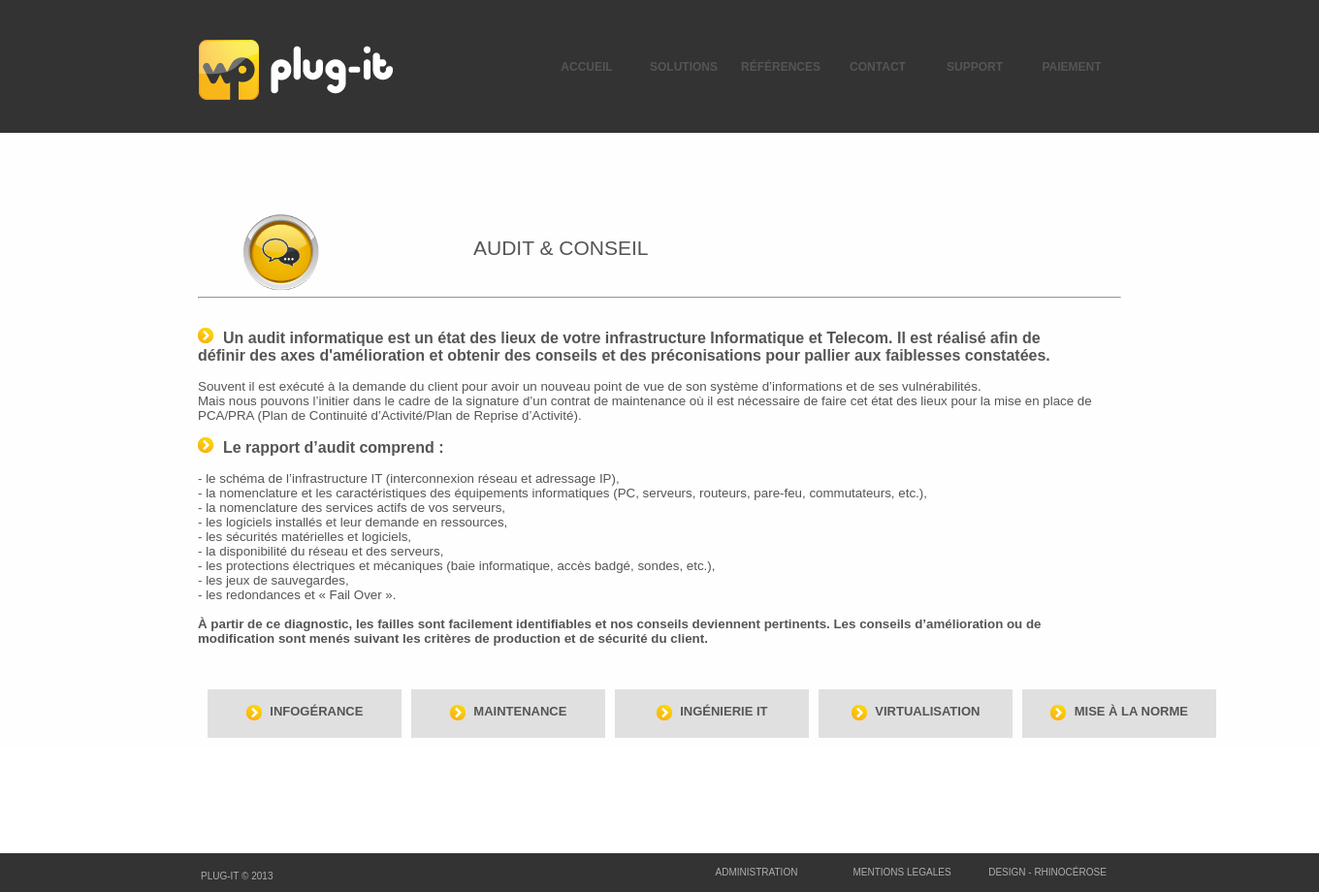
/index.php?page=services&mode=viewone&id=4, run on the app's committed database.
### tables this page shows
CREATE TABLE IF NOT EXISTS `menu` (
  `id` int(11) NOT NULL AUTO_INCREMENT,
  `interne` tinyint(1) NOT NULL,
  `active` tinyint(1) NOT NULL,
  `nom` varchar(50) NOT NULL,
  `baseName` varchar(50) NOT NULL,
  `position` int(11) NOT NULL,
  `lien` varchar(255) NOT NULL,
  `meta` text NOT NULL,
  PRIMARY KEY (`id`)
);

CREATE TABLE IF NOT EXISTS `services` (
  `id` int(11) NOT NULL AUTO_INCREMENT,
  `titre` varchar(100) NOT NULL,
  `corps` text NOT NULL,
  `image` varchar(100) NOT NULL,
  `subtitre` varchar(50) NOT NULL,
  `date` timestamp NOT NULL DEFAULT CURRENT_TIMESTAMP,
  `ordre` int(11) NOT NULL,
  PRIMARY KEY (`id`)
);

### Include/common/Banniere.php (the view, shortened to what this page needs)
<div style="overflow:hidden;">
	<div style="margin-left:auto; width:950px; margin-right:auto"><a href="index.php?page=accueil"><img src="images/logotype_plug_it.png" style="position:absolute; float:left; bottom:25%; "/></a>
	<table style="position:relative; float:right; margin-left:10px;" height="137px" class="menu" cellspacing="0">
		<tr>
		<?php
		$rq = mysql_query("SELECT * FROM menu ORDER BY position")or die('Erreur SQL !<br />'.mysql_error());
		while($ar=mysql_fetch_array($rq))
		{
			if($ar['active'] == true)
			{
				echo '
				<td onclick="location.href=\''.$ar['lien'].'\'"';
					if($ar['interne'] and $_GET['page'] == $ar['baseName'])
						echo 'class="menu_selected"';
					else
						echo 'class="menu_unselected"';
				echo '>'.$ar['nom'].'</td>';
			}
		}
		?>
		</tr>
	</table></div>
</div>

### Include/invite/services.php (shortened to what this page needs)
<?php
	switch($_GET['mode'])
	{
		case 'viewone':
			if(isset($_GET['id']))
			{
				$retour = mysql_query("SELECT count(id) as cpt FROM services WHERE id='".$_GET["id"]."'")or die('Erreur SQL !<br />'.mysql_error());
				$donnees = mysql_fetch_array($retour);
				if($donnees['cpt'] == 1)
				{
					$retour = mysql_query("SELECT * FROM services WHERE id='".$_GET['id']."'") or die('Erreur SQL !<br />'.mysql_error());
					$donnees = mysql_fetch_array($retour);
					echo '<div style="margin:auto;width:70%;">
						<table>
							<tr>
								<td><img src="'.$donnees['image'].'" style="width:60%;"/></td>
								<td><h2>'.$donnees['titre'].'</h2></td>
							</tr>
						</table>
						<hr/>
						<br/>
						'.nl2br($donnees['corps']).'
						</div>';
					$retour = mysql_query("SELECT * FROM services WHERE id<>'".$_GET['id']."' ORDER BY ordre LIMIT 10")or die('Erreur SQL !<br />'.mysql_error());
					$i=1;
					echo'<div style="margin:auto;width:70%;margin-top:20px;">
					<table cellspacing="10">';
					while ($donnees = mysql_fetch_array($retour))
						{
							if($i == 1)
								echo '<tr>';
							echo '<td>
							<div class="blocklink" onclick="location.href=\'index.php?page=services&mode=viewone&id='.$donnees['id'].'\'">
								<p style="text-align:center;position:relative;top:30%;">
									<img src="images/fleche.png" style="vertical-align:middle;"/> <span style="font-size:13px;font-weight:bold;margin-left:5px;text-transform:uppercase;">'.$donnees['subtitre'].'</span>
								</p>
							</div></td>';
							$i++;
							if($i > 5)
							{
								$i=1;
								echo '</tr>';
							}
						}
					echo '</table>
				</div>';
				}
				else
					echo '<p>Erreur</p>';
			}
			else
				echo '<p>Erreur</p>';
		break;
	}

### css/styles.css (style rules this page uses)
* { padding: 0px; margin: 0px; outline: none; }

### styles/index.css (style rules this page uses)
.menu td { width:100px; text-align:center; cursor: pointer; font-weight:bold; text-transform:uppercase; font-size: 12px; }
.blocklink { width:200px; height: 50px; background-color:#e0e0e0; cursor: pointer; }
.titre { font-size:120%; font-weight:bold; }
h2,h3 { text-align: center; font-weight: normal; font-size:21px; line-height:21px; text-transform:uppercase; }
body { color:#555555; font-size:10pt; font-family: Arial,Helvetica,sans-serif; padding:0; margin: 0; }
html { margin:0; }

### data on the page
menu: nom "ACCUEIL"
menu: nom "SOLUTIONS"
menu: nom "RÉFÉRENCES"
menu: nom "CONTACT"
menu: nom "SUPPORT"
menu: nom "PAIEMENT"
services: image (picture), titre "AUDIT & CONSEIL", corps (picture), corps "Un audit informatique est un état des lieux de votre infrastructure Informatique et Telecom. Il est réalisé afin de définir des axes d'amélioration et obtenir des conseils et des préconisations pour pallier aux faiblesses constatées. Souvent il est exécuté à la demande du client pour avoir un nouveau point de vue de son système d’informations et de ses vulnérabilités. Mais nous pouvons l’initier dans le cadre de la signature d’un contrat de maintenance où il est nécessaire de faire cet état des lieux pour la mise en place de PCA/PRA (Plan de Continuité d’Activité/Plan de Reprise d’Activité). Le rapport d’audit comprend : - le schéma de l’infrastructure IT (interconnexion réseau et adressage…"
services: subtitre "INFOGÉRANCE"
services: subtitre "MAINTENANCE"
services: subtitre "INGÉNIERIE IT"
services: subtitre "VIRTUALISATION"
services: subtitre "MISE À LA NORME"
